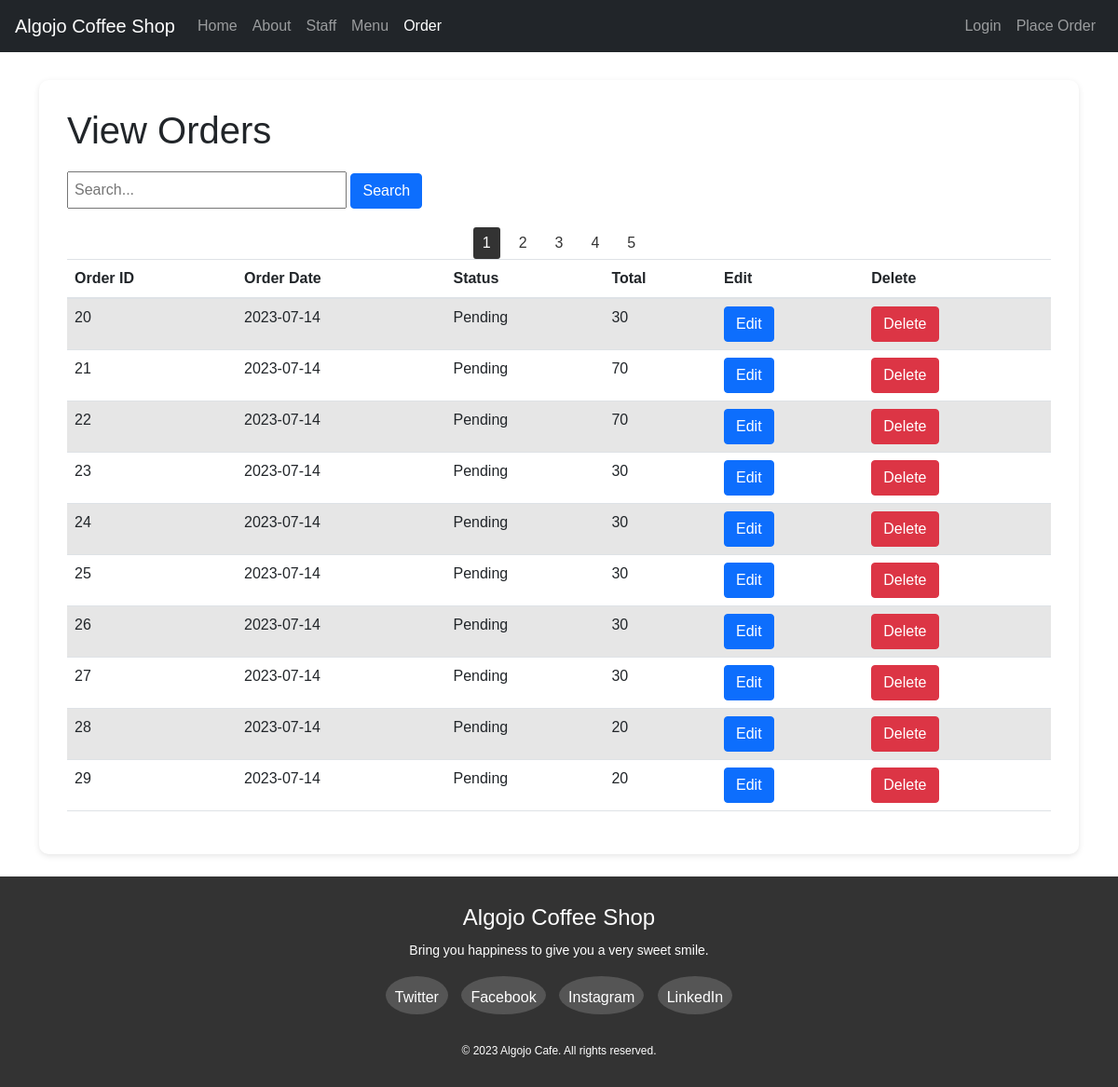
The page /vieworder.php on the database as committed earlier.
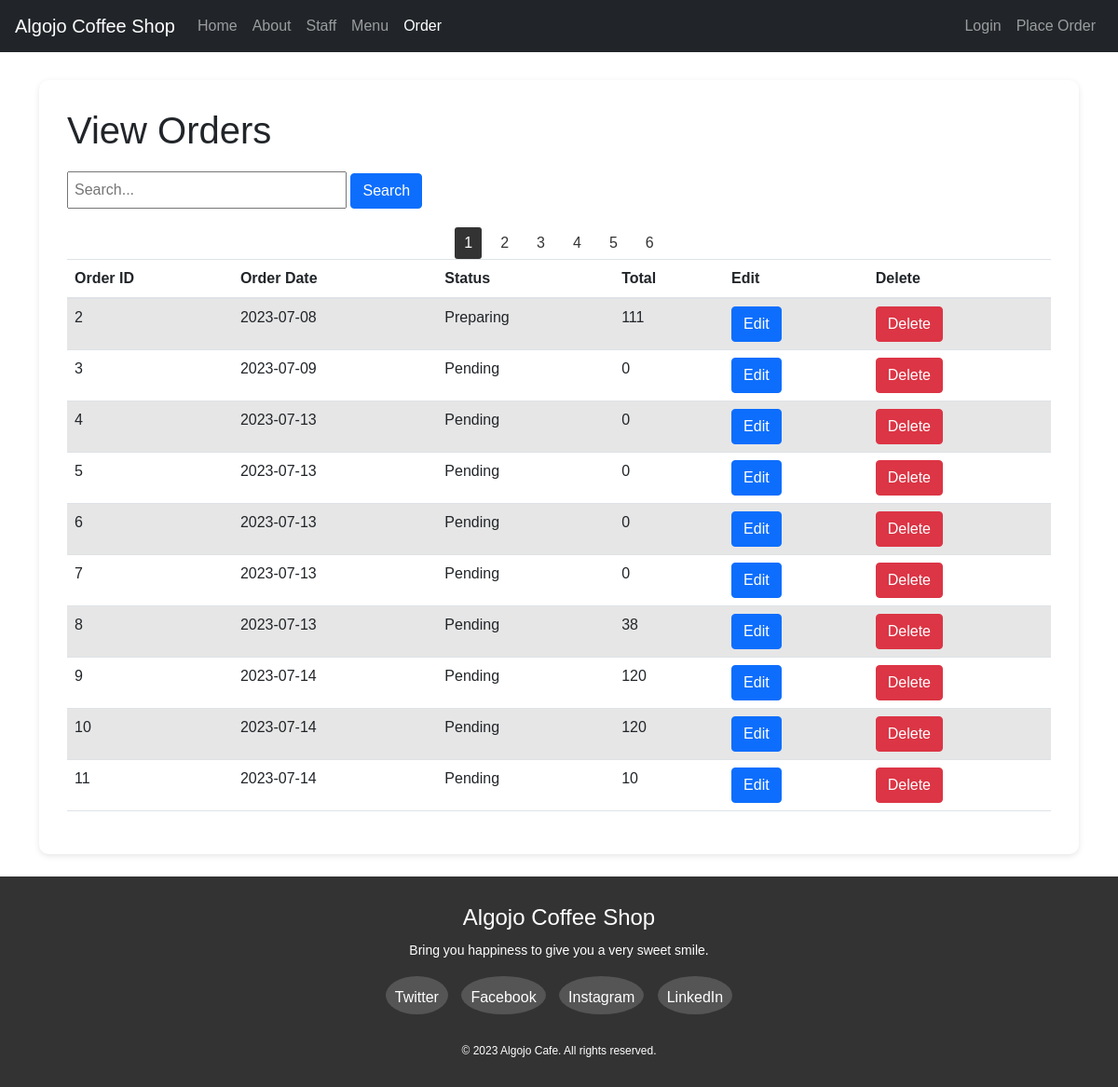
The same page on the database as committed later.
### tables this page shows
CREATE TABLE `orders` (
  `orderID` int(6) NOT NULL,
  `orderDate` date NOT NULL,
  `statusOrder` varchar(10) NOT NULL,
  `total` float NOT NULL,
  `paymentMethod` varchar(10) NOT NULL,
  `amountPaid` float NOT NULL
);

### vieworder.php (the view, shortened to what this page needs)
<?php include 'header.php'; ?>
<!DOCTYPE html>
<html>
<head>
    <link rel="stylesheet" href="https://cdn.jsdelivr.net/npm/bootstrap@5.1.3/dist/css/bootstrap.min.css">
</head>
<body>
    <div class="container">
        <div class="table-container">
            <h1>View Orders</h1>
            <form class="search-form" method="GET" action="">
                <input type="text" name="search" placeholder="Search...">
                <button type="submit" class="btn btn-primary">Search</button>
            </form>
            <table class="table table-striped">
                <thead>
                    <tr>
                        <th>Order ID</th>
                        <th>Order Date</th>
                        <th>Status</th>
                        <th>Total</th>
                        <th>Edit</th>
                        <th>Delete</th>
                    </tr>
                </thead>
                <tbody>
                    <?php
                    $conn = mysqli_connect("localhost", "root", "", "test");
                    $resultsPerPage = 10;
                    $currentPage = isset($_GET['page']) ? $_GET['page'] : 1;
                    $startFrom = ($currentPage - 1) * $resultsPerPage;
                    if (isset($_GET['search'])) {
                        $search = mysqli_real_escape_string($conn, $_GET['search']);
                        $sql = "SELECT * FROM orders WHERE orderID LIKE '%$search%' OR orderDate LIKE '%$search%' OR statusOrder LIKE '%$search%' OR total LIKE '%$search%' LIMIT $startFrom, $resultsPerPage";
                        $sqlCount = "SELECT COUNT(*) AS totalCount FROM orders WHERE orderID LIKE '%$search%' OR orderDate LIKE '%$search%' OR statusOrder LIKE '%$search%' OR total LIKE '%$search%'";
                    } else {
                        $sql = "SELECT * FROM orders LIMIT $startFrom, $resultsPerPage";
                        $sqlCount = "SELECT COUNT(*) AS totalCount FROM orders";
                    }
                    $result = mysqli_query($conn, $sql);
                    while ($row = mysqli_fetch_assoc($result)) {
                        echo "<tr>";
                        echo "<td>" . $row['orderID'] . "</td>";
                        echo "<td>" . $row['orderDate'] . "</td>";
                        echo "<td>" . $row['statusOrder'] . "</td>";
                        echo "<td>" . $row['total'] . "</td>";
                        echo "<td><a href='editorder.php?id=" . $row['orderID'] . "' class='btn btn-primary'>Edit</a></td>";
                        echo "<td><a href='deleteorder.php?id=" . $row['orderID'] . "' class='btn btn-danger'>Delete</a></td>";
                        echo "</tr>";
                    }
                    $resultCount = mysqli_query($conn, $sqlCount);
                    $row = mysqli_fetch_assoc($resultCount);
                    $totalCount = $row['totalCount'];
                    $totalPages = ceil($totalCount / $resultsPerPage);
                    echo "<div class='pagination'>";
                    for ($i = 1; $i <= $totalPages; $i++) {
                        $activeClass = ($currentPage == $i) ? 'active' : '';
                        echo "<a href='?page=" . $i . "&search=" . urlencode(isset($_GET['search']) ? $_GET['search'] : '') . "' class='$activeClass'>" . $i . "</a>";
                    }
                    echo "</div>";
                    ?>
                </tbody>
            </table>
        </div>
    </div>
	<br>
</body>
</html>
<?php include 'footer.php'; ?>

Rows that differ between the two databases and show on the page:
no longer on this page (row unchanged): orders: orderID "20", orderDate "2023-07-14", statusOrder "Pending", total "30"
no longer on this page (row unchanged): orders: orderID "21", orderDate "2023-07-14", statusOrder "Pending", total "70"
no longer on this page (row unchanged): orders: orderID "22", orderDate "2023-07-14", statusOrder "Pending", total "70"
no longer on this page (row unchanged): orders: orderID "23", orderDate "2023-07-14", statusOrder "Pending", total "30"
no longer on this page (row unchanged): orders: orderID "24", orderDate "2023-07-14", statusOrder "Pending", total "30"
no longer on this page (row unchanged): orders: orderID "25", orderDate "2023-07-14", statusOrder "Pending", total "30"
no longer on this page (row unchanged): orders: orderID "26", orderDate "2023-07-14", statusOrder "Pending", total "30"
no longer on this page (row unchanged): orders: orderID "27", orderDate "2023-07-14", statusOrder "Pending", total "30"
no longer on this page (row unchanged): orders: orderID "28", orderDate "2023-07-14", statusOrder "Pending", total "20"
no longer on this page (row unchanged): orders: orderID "29", orderDate "2023-07-14", statusOrder "Pending", total "20"
added orders: orderID "2", orderDate "2023-07-08", statusOrder "Preparing", total "111"
added orders: orderID "3", orderDate "2023-07-09", statusOrder "Pending", total "0"
added orders: orderID "4", orderDate "2023-07-13", statusOrder "Pending", total "0"
added orders: orderID "5", orderDate "2023-07-13", statusOrder "Pending", total "0"
added orders: orderID "6", orderDate "2023-07-13", statusOrder "Pending", total "0"
added orders: orderID "7", orderDate "2023-07-13", statusOrder "Pending", total "0"
added orders: orderID "8", orderDate "2023-07-13", statusOrder "Pending", total "38"
added orders: orderID "9", orderDate "2023-07-14", statusOrder "Pending", total "120"
added orders: orderID "10", orderDate "2023-07-14", statusOrder "Pending", total "120"
added orders: orderID "11", orderDate "2023-07-14", statusOrder "Pending", total "10"
Other text that changed with them:
new list line: "6"
